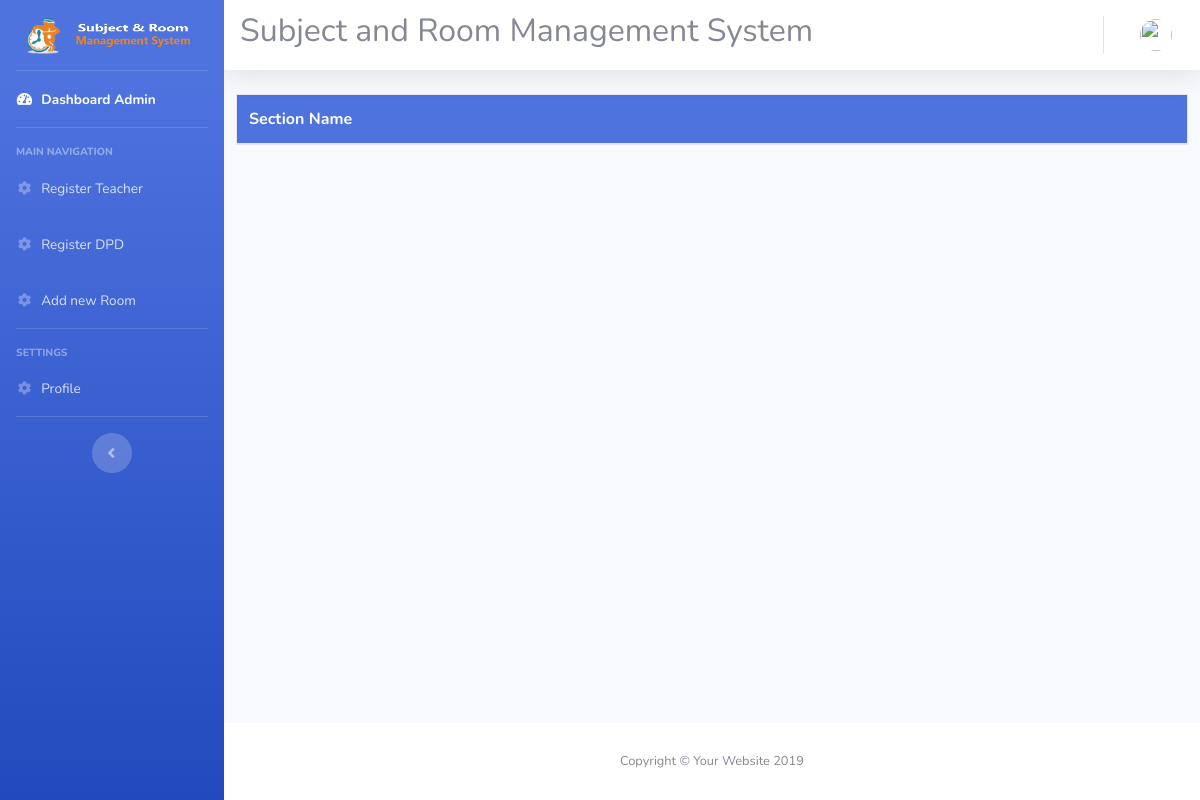
/view.php?search=section, run on an earlier commit of the app's database.
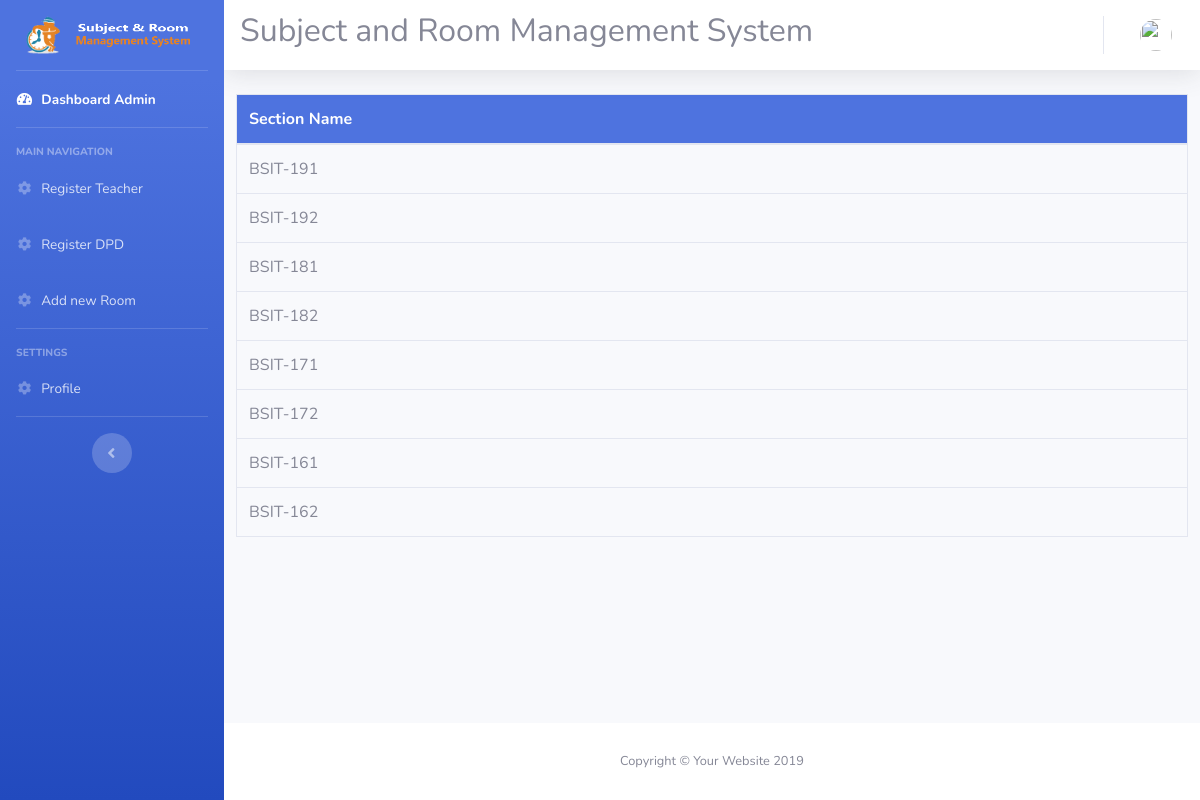
And on a later commit of the database.
### tables this page shows
CREATE TABLE `section` (
  `section_id` int(11) NOT NULL,
  `section_name` varchar(50) NOT NULL
);

### view.php (the view, shortened to what the changed rows need)
<!DOCTYPE html>
<html lang="en">
<head>
  <link href="vendor/fontawesome-free/css/all.min.css" rel="stylesheet" type="text/css">
  <link href="css/sb-admin-2.css" rel="stylesheet">
  <link href="css/main.css" rel="stylesheet">
</head>
<body id="page-top">
  <?php
    include "php/db.php";
  ?>
  <div id="wrapper">
    <div id="content-wrapper" class="d-flex flex-column">
      <div id="content">
        <nav class="navbar navbar-expand navbar-light bg-white topbar mb-4 static-top shadow">
          <h2>Subject and Room Management System</h2>
        </nav>
        <div class="container-fluid">
          <br>
          <div class="row">
              <?php
                if($_GET['search'] == 'students'){
                  echo '<table id="table" class="table" style="table-layout: auto; overflow-x: scroll;">
                    <thead  class="bg-primary  table-bordered " style="color:white;">
                      <tr>
                        <th colspan="1">First Name</th>
                        <th colspan="1">Last Name</th>
                        <th colspan="1">Address</th>
                        <th colspan="1">Gender</th>
                        <th colspan="1">Date of Birth</th>
                      </tr>
                    </thead>
                    <tbody class=" table-bordered ">';
                      $stmt = $db->prepare("SELECT * FROM  user WHERE user_type = 1");
                      $stmt->execute();
                      $result = $stmt->get_result();
                      while ($value = $result->fetch_assoc()) {
                          $stmt2 = $db->prepare("SELECT * FROM  user_information WHERE user_id = ?");
                          $stmt2->bind_param('i',$value['user_id']);
                          $stmt2->execute();
                          $result2 = $stmt2->get_result();
                          while ($value2 = $result2->fetch_assoc()) {
                          echo '<tr><td>'.$value2['info_first_name'].'</td><td>'.$value2['info_last_name'].'</td><td>'.$value2['info_address'].'</td><td>'.$value2['info_gender'].'</td><td>'.$value2['info_dob'].'</td></tr>';
                        }
                      }
                    echo '
                    </tbody>
                  </table>';
                }
                else if($_GET['search'] == 'section'){
                  echo '<table id="table" class="table" style="table-layout: auto; overflow-x: scroll;">
                    <thead  class="bg-primary  table-bordered " style="color:white;">
                      <tr>
                        <th colspan="1">Section Name</th>
                      </tr>
                    </thead>
                    <tbody class=" table-bordered ">';
                      $stmt = $db->prepare("SELECT * FROM  section");
                      $stmt->execute();
                      $result = $stmt->get_result();
                      while ($value = $result->fetch_assoc()) {
                         echo '<tr><td>'.$value['section_name'].'</td></tr>';
                      }
                    echo '
                    </tbody>
                  </table>';
                }
              ?>
          </div>
        </div>
      </div>
    </div>
  </div>
</body>
</html>

What changed in the data, as far as the page shows it:
added section: section_name "BSIT-191"
added section: section_name "BSIT-192"
added section: section_name "BSIT-181"
added section: section_name "BSIT-182"
added section: section_name "BSIT-171"
added section: section_name "BSIT-172"
added section: section_name "BSIT-161"
added section: section_name "BSIT-162"
